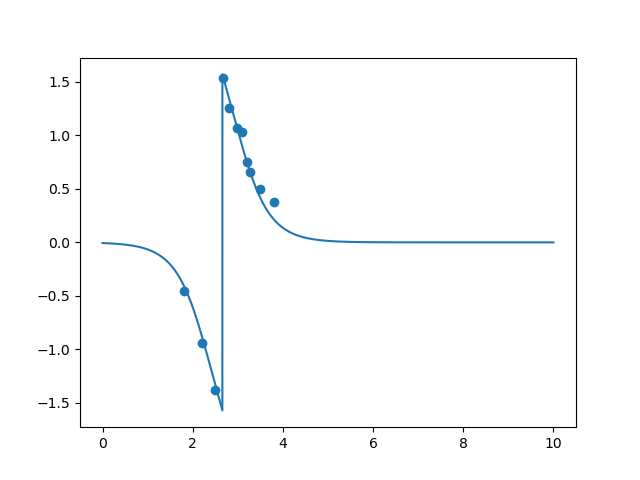

The Python source for this figure:
import matplotlib.pyplot as plt 
import numpy as np 
import math 
import csv 

x = list()
y = list()
i = 0
RC = 1e4*220*1e-9
with open("data_2.csv", "r") as file:
    for line in csv.reader(file):
        if (i == 0):
            i = 1
            continue
        x.append(math.log10(2*math.pi*float(line[0])))
        y.append(-np.atan(np.tan(2 * np.pi * float(line[0]) * float(line[2]) * 1e-6)))
plt.scatter(x, y)
t = np.linspace(0, 10, 10000)
plt.plot(t, -np.atan((3 * np.power(10, t) * RC)/(1 - RC ** 2 * np.power(10, 2*t))))
plt.savefig("phase_2.png")
plt.show()
